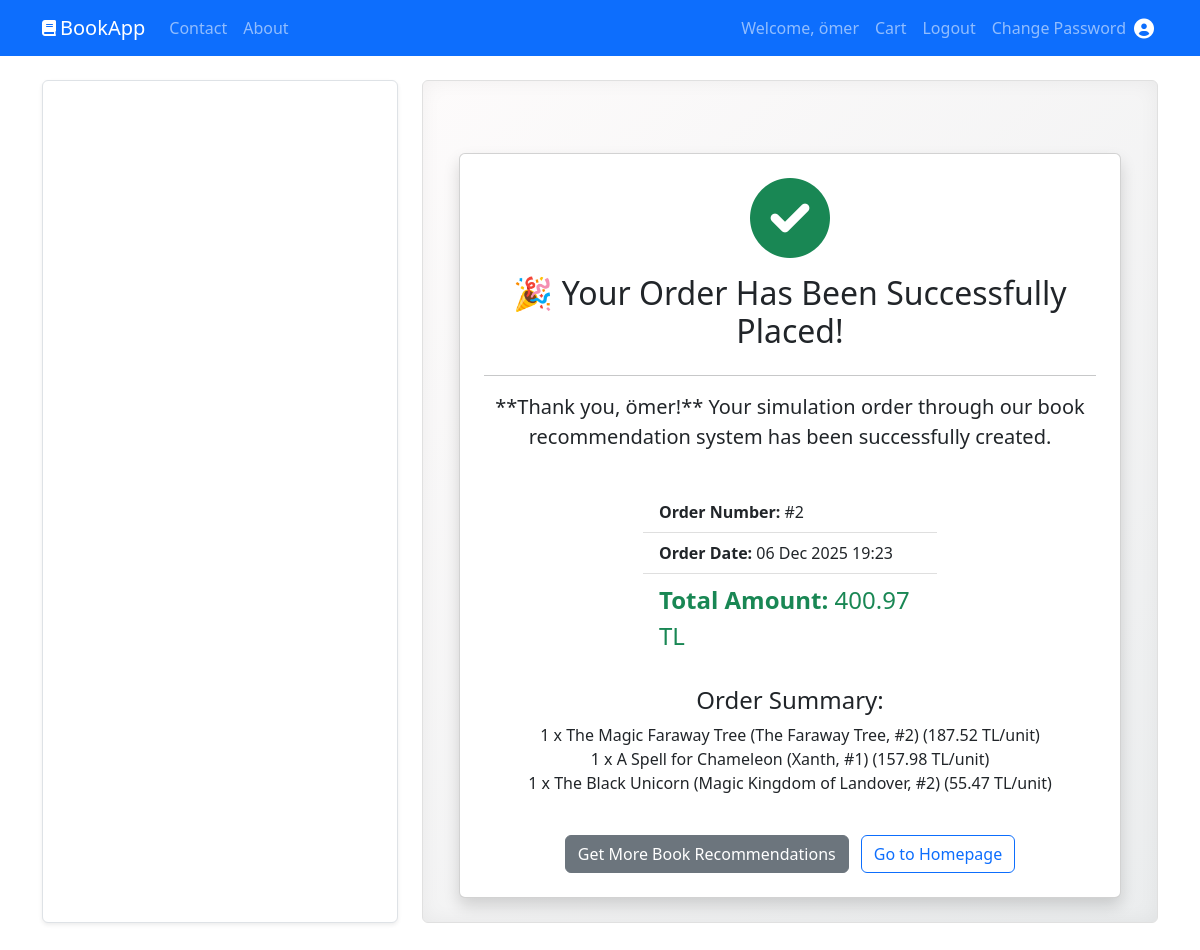
Page /cart/cart/order/2/ (signed in) on the committed database.
### cart/models.py (models this page shows, shortened)
class Order(models.Model):
    user = models.ForeignKey(User, on_delete=models.CASCADE)
    total_price = models.DecimalField(max_digits=10, decimal_places=2)
    created_at = models.DateTimeField(auto_now_add=True)
    status = models.CharField(max_length=50, default='Beklemede')

class OrderItem(models.Model):
    order = models.ForeignKey(Order, on_delete=models.CASCADE, related_name='items')
    product = models.ForeignKey(Product, on_delete=models.CASCADE)
    price = models.DecimalField(max_digits=10, decimal_places=2)
    quantity = models.PositiveIntegerField(default=1)

class Product(models.Model):
    external_url = models.URLField(max_length=500, unique=True)
    name = models.CharField(max_length=255)
    author = models.CharField(max_length=150)
    average_rating = models.DecimalField(max_digits=3, decimal_places=2, null=True, blank=True)

### cart/views.py (the view)
# urls.py: path('cart/order/<int:order_id>/', views.order_success, name='order_success'),
@login_required
def order_success(request, order_id):
    order = get_object_or_404(Order, id=order_id, user=request.user)
    return render(request, 'cart/order_success.html', {'order': order, 'order_items': order.items.all()})

### cart/templates/cart/order_success.html (shortened to what this page needs)
{% extends 'base.html' %}
{% load static %}
{% load humanize %}
{% block content %}
<div class="container mt-5">
    <div class="card shadow p-4 text-center">
        <i class="fas fa-check-circle fa-5x text-success mb-3"></i>
        <h2>🎉 Your Order Has Been Successfully Placed!</h2>
        <hr>
        <p class="lead">
            **Thank you, {{ order.user.username }}!** Your simulation order through our book recommendation system has been successfully created.
        </p>
        <div class="row mt-4 mb-4">
            <div class="col-md-6 mx-auto">
                <ul class="list-group list-group-flush text-start">
                    <li class="list-group-item"><strong>Order Number:</strong> #{{ order.id }}</li>
                    <li class="list-group-item"><strong>Order Date:</strong> {{ order.created_at|date:"d M Y H:i" }}</li>
                    <li class="list-group-item text-success fs-4">
                        <strong>Total Amount:</strong> {{ order.total_price|floatformat:2 }} TL
                    </li>
                </ul>
            </div>
        </div>
        <h4>Order Summary:</h4>
        <ul class="list-unstyled">
            {% for item in order_items %}
                <li>{{ item.quantity }} x {{ item.product.name }} ({{ item.price|floatformat:2 }} TL/unit)</li>
            {% endfor %}
        </ul>
        <div class="mt-4">
            <a href="{% url 'home' %}" class="btn btn-secondary me-2">Get More Book Recommendations</a>
            <a href="/" class="btn btn-outline-primary">Go to Homepage</a>
        </div>
    </div>
</div>
{% endblock %}

### templates/partials/nav_bar.html (shortened to what this page needs)
    <nav class="navbar navbar-expand-lg bg-primary navbar-dark">
        <div class="container">
            <i class="fa-solid fa-book text-white me-1"></i>
            <a href="/" class="navbar-brand">BookApp</a>
            <div class="collapse navbar-collapse" id ="navbar">
                <ul class="navbar-nav me-auto">
                    <li class="nav-item">
                        <a href="/contact" class="nav-link">Contact</a>
                    </li>
                    <li class="nav-item">
                        <a href="/about" class="nav-link">About</a>
                    </li>
                </ul>
                <ul class="navbar-nav me-0">
                    {% if user.is_authenticated %}
                        <li class="nav-item">
                            <a href="#" class="nav-link">Welcome, {{user.username}}</a>
                        </li>
                        <li class="nav-item">
                            <a href="{% url 'cart_detail' %}" class="nav-link">Cart</a>
                        </li>
                        <li class="nav-item">
                            <a href="{% url 'user_logout' %}" class="nav-link">Logout</a>
                        </li>
                        <li class="nav-item">
                            <a href="{% url 'pass_change' %}" class="nav-link">Change Password</a>
                        </li>
                    {% endif %}
                </ul>
                <i class="fa-solid fa-circle-user fa-lg text-white me-1"></i>
            </div>
        </div>
    </nav>

### rows in the picture
Order: user.username "ömer", id "2", created_at "06 Dec 2025 19:23", total_price "400.97"
OrderItem: quantity "1", product.name "The Magic Faraway Tree (The Faraway Tree, #2)", price "187.52"
OrderItem: quantity "1", product.name "A Spell for Chameleon (Xanth, #1)", price "157.98"
OrderItem: quantity "1", product.name "The Black Unicorn (Magic Kingdom of Landover, #2)", price "55.47"

### other values in the picture
{{ user.username }} "ömer"
